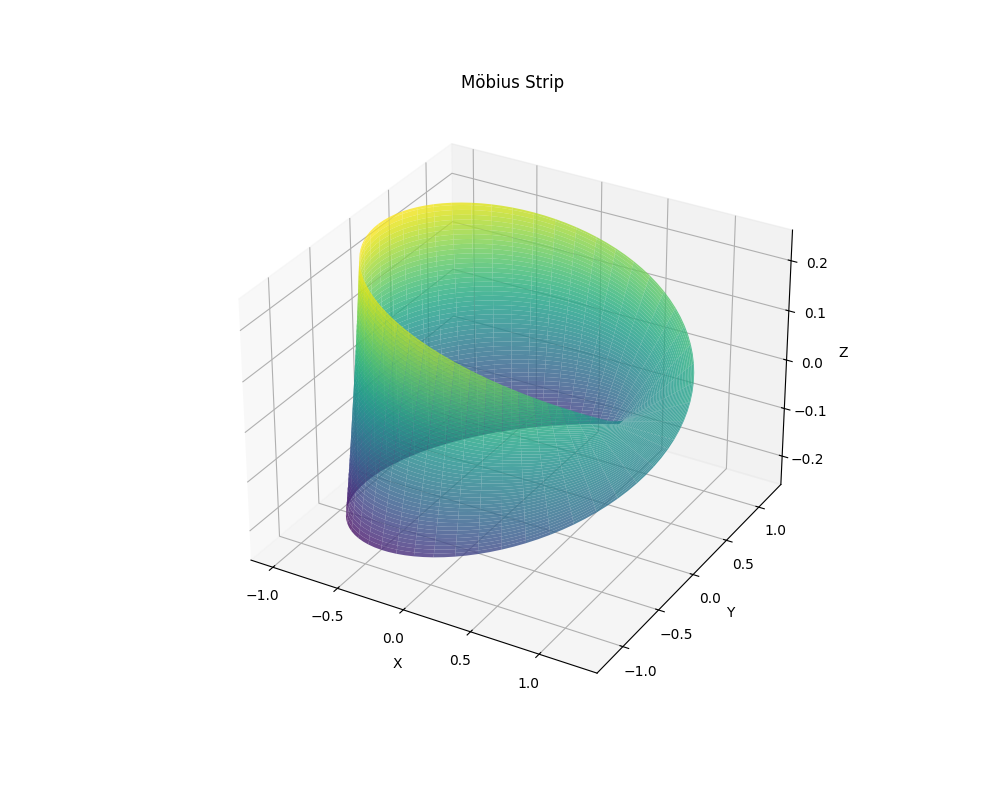

Reproduce this figure in Python.
import numpy as np
import matplotlib.pyplot as plt
from mpl_toolkits.mplot3d import Axes3D

class MobiusStrip:
    def __init__(self, R=1.0, w=0.5, n=100):
        """
        Initialize Möbius strip with given parameters.
        
        Args:
            R (float): Radius from center to strip midline
            w (float): Width of the strip
            n (int): Resolution (number of points in each dimension)
        """
        self.R = R
        self.w = w
        self.n = n
        self.u = np.linspace(0, 2 * np.pi, n)
        self.v = np.linspace(-w/2, w/2, n)
        self.U, self.V = np.meshgrid(self.u, self.v)
        
    def parametric_equations(self):
        """
        Compute 3D coordinates (x, y, z) using parametric equations.
        
        Returns:
            tuple: (x, y, z) arrays of shape (n, n)
        """
        x = (self.R + self.V * np.cos(self.U / 2)) * np.cos(self.U)
        y = (self.R + self.V * np.cos(self.U / 2)) * np.sin(self.U)
        z = self.V * np.sin(self.U / 2)
        return x, y, z
    
    def compute_surface_area(self):
        """
        Compute surface area using numerical integration.
        Surface area = ∫∫ ||∂r/∂u × ∂r/∂v|| du dv
        """
        # Partial derivatives
        du = self.u[1] - self.u[0]
        dv = self.v[1] - self.v[0]
        
        # Parametric equations
        x = lambda u, v: (self.R + v * np.cos(u/2)) * np.cos(u)
        y = lambda u, v: (self.R + v * np.cos(u/2)) * np.sin(u)
        z = lambda u, v: v * np.sin(u/2)
        
        # Partial derivatives w.r.t u and v
        dx_du = lambda u, v: (-(self.R + v * np.cos(u/2)) * np.sin(u) - 
                            (v/2) * np.sin(u/2) * np.cos(u))
        dy_du = lambda u, v: ((self.R + v * np.cos(u/2)) * np.cos(u) - 
                            (v/2) * np.sin(u/2) * np.sin(u))
        dz_du = lambda u, v: (v/2) * np.cos(u/2)
        
        dx_dv = lambda u, v: np.cos(u/2) * np.cos(u)
        dy_dv = lambda u, v: np.cos(u/2) * np.sin(u)
        dz_dv = lambda u, v: np.sin(u/2)
        
        # Cross product magnitude (norm of ∂r/∂u × ∂r/∂v)
        integrand = np.zeros_like(self.U)
        for i in range(self.n):
            for j in range(self.n):
                u, v = self.U[i, j], self.V[i, j]
                # Cross product components
                cp_x = dy_du(u, v) * dz_dv(u, v) - dz_du(u, v) * dy_dv(u, v)
                cp_y = dz_du(u, v) * dx_dv(u, v) - dx_du(u, v) * dz_dv(u, v)
                cp_z = dx_du(u, v) * dy_dv(u, v) - dy_du(u, v) * dx_dv(u, v)
                integrand[i, j] = np.sqrt(cp_x**2 + cp_y**2 + cp_z**2)
        
        # Numerical integration using trapezoidal rule
        surface_area = np.trapz(np.trapz(integrand, dx=dv, axis=0), dx=du, axis=0)
        return surface_area
    
    def compute_edge_length(self):
        """
        Compute the length of the Möbius strip's boundary (v = ±w/2).
        
        Returns:
            float: Total edge length
        """
        # Parametric equations at boundaries (v = ±w/2)
        v_bound = [self.w/2, -self.w/2]
        edge_length = 0.0
        
        for v in v_bound:
            # Parametric equations for the edge
            x = (self.R + v * np.cos(self.u/2)) * np.cos(self.u)
            y = (self.R + v * np.cos(self.u/2)) * np.sin(self.u)
            z = v * np.sin(self.u/2)
            
            # Derivatives w.r.t u
            dx_du = np.gradient(x, self.u)
            dy_du = np.gradient(y, self.u)
            dz_du = np.gradient(z, self.u)
            
            # Integrand for arc length
            integrand = np.sqrt(dx_du**2 + dy_du**2 + dz_du**2)
            
            # Numerical integration
            edge_length += np.trapz(integrand, dx=self.u[1] - self.u[0])
        
        return edge_length
    
    def plot(self):
        """
        Visualize the Möbius strip in 3D and save the plot.
        """
        x, y, z = self.parametric_equations()

        import matplotlib
        matplotlib.use('TkAgg')
        
        fig = plt.figure(figsize=(10, 8))
        ax = fig.add_subplot(111, projection='3d')
        ax.plot_surface(x, y, z, cmap='viridis', alpha=0.8)
        ax.set_xlabel('X')
        ax.set_ylabel('Y')
        ax.set_zlabel('Z')
        ax.set_title('Möbius Strip')
        plt.savefig('mobius_strip.png')
        plt.show()

if __name__ == "__main__":
    # Create Möbius strip with default parameters
    mobius = MobiusStrip(R=1.0, w=0.5, n=100)
    
    # Compute properties
    surface_area = mobius.compute_surface_area()
    edge_length = mobius.compute_edge_length()
    
    # Print results
    print(f"Surface Area: {surface_area:.4f}")
    print(f"Edge Length: {edge_length:.4f}")
    
    # Generate plot
    mobius.plot()